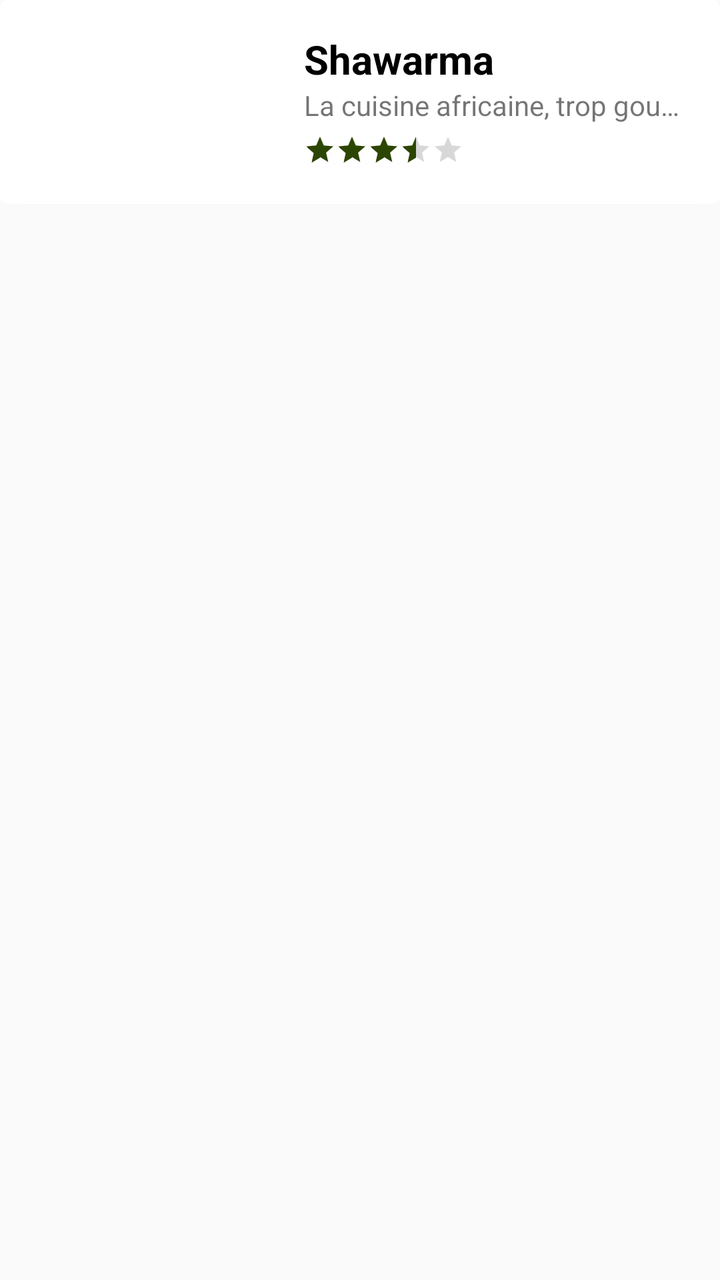
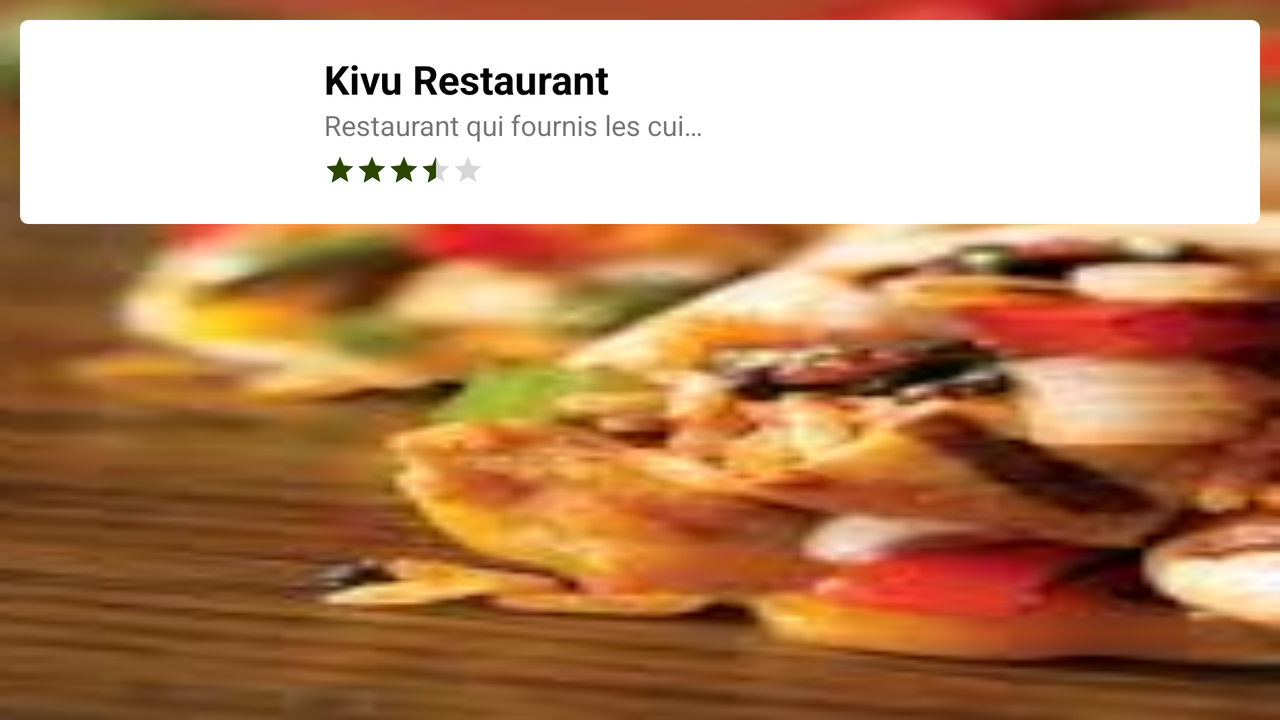

An Android layout and its configuration variant, each rendered on a device that would load it. The default file and the variant file are quoted in full after the pictures.
<!-- AndroidManifest.xml: application theme AppTheme -->
<!-- res/layout/restaurant_fragment_layout.xml -->
<?xml version="1.0" encoding="utf-8"?>
<ScrollView xmlns:android="http://schemas.android.com/apk/res/android"
            android:layout_width="match_parent"
            android:layout_height="match_parent" xmlns:app="http://schemas.android.com/apk/res-auto"
            android:gravity="center_vertical"
            android:orientation="vertical">



    <android.support.v7.widget.CardView
            app:cardCornerRadius="4dp"
            android:layout_width="match_parent"
            android:layout_height="wrap_content">

        <RelativeLayout
                android:padding="16dp"
                android:layout_width="match_parent"
                android:layout_height="wrap_content">


            <ImageView
                    android:scaleType="fitXY"
                    android:id="@+id/iv_icon"
                    android:src="@drawable/cuisine_africaine"
                    android:layout_alignParentLeft="true"
                    android:layout_alignParentTop="true"
                    android:layout_marginRight="16dp"
                    android:layout_width="120dp"
                    android:layout_height="70dp"/>

            <TextView
                    android:id="@+id/tv_title"
                    android:layout_toRightOf="@+id/iv_icon"
                    android:layout_alignParentTop="true"
                    android:text="Shawarma"
                    android:textColor="@android:color/black"
                    android:textStyle="bold"
                    android:textSize="20sp"
                    android:layout_width="wrap_content"
                    android:layout_height="wrap_content"/>

            <TextView
                    android:id="@+id/tv_description"
                    android:layout_toRightOf="@+id/iv_icon"
                    android:layout_below="@+id/tv_title"
                    android:text="La cuisine africaine, trop goutable"
                    android:maxLines="1"
                    android:ellipsize="end"
                    android:ems="12"
                    android:layout_width="wrap_content"
                    android:layout_height="wrap_content"/>

            <RatingBar
                    android:id="@+id/rb_quotation"
                    android:layout_toRightOf="@id/iv_icon"
                    android:layout_below="@id/tv_description"
                    android:paddingTop="5dp"
                    android:numStars="5"
                    android:rating="3.5"
                    android:stepSize="0.5"
                    android:clickable="true"
                    style="?android:attr/ratingBarStyleSmall"
                    android:layout_width="wrap_content"
                    android:layout_height="20dp"/>

        </RelativeLayout>

    </android.support.v7.widget.CardView>
</ScrollView>
<!-- resources referenced by this layout -->
<resources>
  <style name="AppTheme" parent="Theme.AppCompat.Light.DarkActionBar">
          
          <item name="colorPrimary">@color/colorPrimary</item>
          <item name="colorPrimaryDark">@color/colorPrimaryDark</item>
          <item name="colorAccent">@color/colorAccent</item>
          <item name="windowActionBar">false</item>
          <item name="windowNoTitle">true</item>
          <item name="android:activatedBackgroundIndicator">@drawable/drawer_list_selector</item>
      </style>
  <color name="colorPrimary">#2b4602</color>
  <color name="colorPrimaryDark">#334e2d</color>
  <color name="colorAccent">#2b4602</color>
  <!-- drawable drawer_list_selector (drawable) -->
  <?xml version="1.0" encoding="utf-8"?>
  <selector xmlns:android="http://schemas.android.com/apk/res/android">
  
      
      <item android:state_activated="true" android:drawable="@drawable/green_color"/>
      <item android:drawable="@android:color/transparent"/>
  </selector>
</resources>
<!-- res/layout-land/restaurant_fragment_layout.xml (the repository's variant of the layout above) -->
<!-- drawn on the phone turned sideways -->
<?xml version="1.0" encoding="utf-8"?>
<ScrollView xmlns:android="http://schemas.android.com/apk/res/android"
            android:layout_width="match_parent"
            android:layout_height="match_parent"
            android:padding="10dp"
            xmlns:app="http://schemas.android.com/apk/res-auto"
            android:background="@drawable/img_background">

    <android.support.v7.widget.CardView
            app:cardCornerRadius="4dp"
            android:layout_width="match_parent"
            android:layout_height="wrap_content">

        <RelativeLayout
                android:padding="16dp"
                android:layout_width="match_parent"
                android:layout_height="wrap_content">


            <ImageView
                    android:scaleType="fitXY"
                    android:id="@+id/iv_icon"
                    android:src="@drawable/cuisine_africaine"
                    android:layout_alignParentLeft="true"
                    android:layout_alignParentTop="true"
                    android:layout_marginRight="16dp"
                    android:layout_width="120dp"
                    android:layout_height="70dp"/>

            <TextView
                    android:id="@+id/tv_title"
                    android:layout_toRightOf="@+id/iv_icon"
                    android:layout_alignParentTop="true"
                    android:text="Kivu Restaurant"
                    android:textColor="@android:color/black"
                    android:textStyle="bold"
                    android:textSize="20sp"
                    android:layout_width="wrap_content"
                    android:layout_height="wrap_content"/>

            <TextView
                    android:id="@+id/tv_description"
                    android:layout_toRightOf="@+id/iv_icon"
                    android:layout_below="@+id/tv_title"
                    android:text="Restaurant qui fournis les cuisines, italienne, americaine, chinoise et congolaise, nous sommes situer a Katayi, av. blablabla No. 28, soyez le bienvenue."
                    android:maxLines="1"
                    android:ellipsize="end"
                    android:ems="12"
                    android:layout_width="wrap_content"
                    android:layout_height="wrap_content"/>

            <RatingBar
                    android:id="@+id/rb_quotation"
                    android:layout_toRightOf="@id/iv_icon"
                    android:layout_below="@id/tv_description"
                    android:paddingTop="5dp"
                    android:numStars="5"
                    android:rating="3.5"
                    android:stepSize="0.5"
                    android:clickable="true"
                    style="?android:attr/ratingBarStyleSmall"
                    android:layout_width="wrap_content"
                    android:layout_height="20dp"/>

        </RelativeLayout>

    </android.support.v7.widget.CardView>
</ScrollView>
<!-- resources referenced by the variant -->
<!-- as the phone turned sideways resolves them -->
<resources>
  <!-- drawable img_background: png bitmap (drawable, 53584 bytes) -->
  <style name="AppTheme" parent="Theme.AppCompat.Light.DarkActionBar">
          
          <item name="colorPrimary">@color/colorPrimary</item>
          <item name="colorPrimaryDark">@color/colorPrimaryDark</item>
          <item name="colorAccent">@color/colorAccent</item>
          <item name="windowActionBar">false</item>
          <item name="windowNoTitle">true</item>
          <item name="android:activatedBackgroundIndicator">@drawable/drawer_list_selector</item>
      </style>
  <color name="colorPrimary">#2b4602</color>
  <color name="colorPrimaryDark">#334e2d</color>
  <color name="colorAccent">#2b4602</color>
  <!-- drawable drawer_list_selector (drawable) -->
  <?xml version="1.0" encoding="utf-8"?>
  <selector xmlns:android="http://schemas.android.com/apk/res/android">
  
      
      <item android:state_activated="true" android:drawable="@drawable/green_color"/>
      <item android:drawable="@android:color/transparent"/>
  </selector>
</resources>
